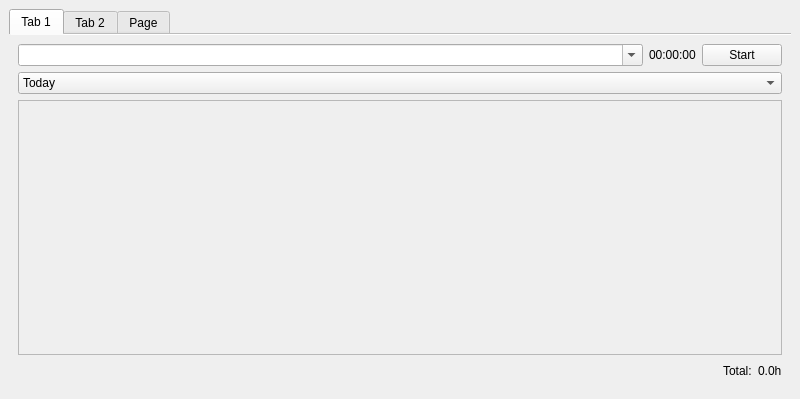
<?xml version="1.0" encoding="UTF-8"?>
<ui version="4.0">
 <class>MainWindow</class>
 <widget class="QMainWindow" name="MainWindow">
  <property name="geometry">
   <rect>
    <x>0</x>
    <y>0</y>
    <width>800</width>
    <height>399</height>
   </rect>
  </property>
  <property name="windowTitle">
   <string>Mark's Time Tracker</string>
  </property>
  <property name="windowIcon">
   <iconset resource="resources.qrc">
    <normaloff>:/cat.png</normaloff>:/cat.png</iconset>
  </property>
  <property name="iconSize">
   <size>
    <width>32</width>
    <height>32</height>
   </size>
  </property>
  <widget class="QWidget" name="centralwidget">
   <layout class="QVBoxLayout" name="verticalLayout">
    <item>
     <widget class="QTabWidget" name="tabWidget">
      <property name="enabled">
       <bool>true</bool>
      </property>
      <property name="tabShape">
       <enum>QTabWidget::Rounded</enum>
      </property>
      <property name="currentIndex">
       <number>0</number>
      </property>
      <property name="usesScrollButtons">
       <bool>true</bool>
      </property>
      <property name="documentMode">
       <bool>true</bool>
      </property>
      <property name="tabsClosable">
       <bool>false</bool>
      </property>
      <property name="movable">
       <bool>false</bool>
      </property>
      <property name="tabBarAutoHide" stdset="0">
       <bool>true</bool>
      </property>
      <widget class="QWidget" name="tab">
       <attribute name="title">
        <string>Tab 1</string>
       </attribute>
       <layout class="QVBoxLayout" name="verticalLayout_2">
        <item>
         <layout class="QHBoxLayout" name="horizontalLayout">
          <item>
           <widget class="QComboBox" name="tasksComboBox">
            <property name="sizePolicy">
             <sizepolicy hsizetype="Expanding" vsizetype="Fixed">
              <horstretch>0</horstretch>
              <verstretch>0</verstretch>
             </sizepolicy>
            </property>
            <property name="editable">
             <bool>true</bool>
            </property>
            <property name="currentText">
             <string comment="sdfs" extracomment="sdfsd"/>
            </property>
           </widget>
          </item>
          <item>
           <widget class="QLabel" name="timeLabel">
            <property name="text">
             <string>00:00:00</string>
            </property>
           </widget>
          </item>
          <item>
           <widget class="QPushButton" name="startButton">
            <property name="text">
             <string>Start</string>
            </property>
           </widget>
          </item>
         </layout>
        </item>
        <item>
         <widget class="QComboBox" name="eventsPeriodComboBox">
          <item>
           <property name="text">
            <string>Today</string>
           </property>
          </item>
          <item>
           <property name="text">
            <string>Yesterday</string>
           </property>
          </item>
          <item>
           <property name="text">
            <string>This week</string>
           </property>
          </item>
         </widget>
        </item>
        <item>
         <widget class="QScrollArea" name="scrollArea">
          <property name="widgetResizable">
           <bool>true</bool>
          </property>
          <widget class="QWidget" name="scrollAreaWidgetContents">
           <property name="geometry">
            <rect>
             <x>0</x>
             <y>0</y>
             <width>762</width>
             <height>233</height>
            </rect>
           </property>
           <layout class="QVBoxLayout" name="verticalLayout_5">
            <item>
             <layout class="QVBoxLayout" name="timeEntriesLayout"/>
            </item>
            <item>
             <spacer name="verticalSpacer">
              <property name="orientation">
               <enum>Qt::Vertical</enum>
              </property>
              <property name="sizeHint" stdset="0">
               <size>
                <width>20</width>
                <height>40</height>
               </size>
              </property>
             </spacer>
            </item>
           </layout>
          </widget>
         </widget>
        </item>
        <item>
         <layout class="QHBoxLayout" name="horizontalLayout_6">
          <item>
           <widget class="QPushButton" name="settingsPushButton">
            <property name="styleSheet">
             <string notr="true">padding: 0px</string>
            </property>
            <property name="text">
             <string/>
            </property>
            <property name="icon">
             <iconset theme="document-properties"/>
            </property>
            <property name="iconSize">
             <size>
              <width>22</width>
              <height>22</height>
             </size>
            </property>
            <property name="flat">
             <bool>true</bool>
            </property>
           </widget>
          </item>
          <item>
           <widget class="QPushButton" name="addEventPushButton">
            <property name="styleSheet">
             <string notr="true">padding: 0;</string>
            </property>
            <property name="text">
             <string/>
            </property>
            <property name="icon">
             <iconset theme="list-add">
              <normaloff/>
             </iconset>
            </property>
            <property name="iconSize">
             <size>
              <width>22</width>
              <height>22</height>
             </size>
            </property>
            <property name="flat">
             <bool>true</bool>
            </property>
           </widget>
          </item>
          <item>
           <widget class="QPushButton" name="redmineSyncPushButton">
            <property name="toolTip">
             <string>Sync with Redmine</string>
            </property>
            <property name="styleSheet">
             <string notr="true">padding: 0px;</string>
            </property>
            <property name="text">
             <string/>
            </property>
            <property name="icon">
             <iconset theme="view-refresh">
              <normaloff/>
             </iconset>
            </property>
            <property name="iconSize">
             <size>
              <width>22</width>
              <height>22</height>
             </size>
            </property>
            <property name="flat">
             <bool>true</bool>
            </property>
           </widget>
          </item>
          <item>
           <spacer name="horizontalSpacer">
            <property name="orientation">
             <enum>Qt::Horizontal</enum>
            </property>
            <property name="sizeHint" stdset="0">
             <size>
              <width>40</width>
              <height>20</height>
             </size>
            </property>
           </spacer>
          </item>
          <item>
           <widget class="QLabel" name="label_12">
            <property name="text">
             <string>Total:</string>
            </property>
           </widget>
          </item>
          <item>
           <widget class="QLabel" name="totalTimeLabel">
            <property name="text">
             <string>0.0h</string>
            </property>
           </widget>
          </item>
         </layout>
        </item>
       </layout>
      </widget>
      <widget class="QWidget" name="tab_2">
       <attribute name="title">
        <string>Tab 2</string>
       </attribute>
       <layout class="QVBoxLayout" name="verticalLayout_3">
        <item>
         <layout class="QFormLayout" name="formLayout">
          <property name="labelAlignment">
           <set>Qt::AlignLeading|Qt::AlignLeft|Qt::AlignVCenter</set>
          </property>
          <item row="0" column="0">
           <widget class="QLabel" name="label">
            <property name="text">
             <string>Task</string>
            </property>
           </widget>
          </item>
          <item row="0" column="1">
           <widget class="QComboBox" name="editTaskListComboBox">
            <property name="sizePolicy">
             <sizepolicy hsizetype="Expanding" vsizetype="Fixed">
              <horstretch>0</horstretch>
              <verstretch>0</verstretch>
             </sizepolicy>
            </property>
           </widget>
          </item>
          <item row="1" column="0">
           <widget class="QLabel" name="label_2">
            <property name="text">
             <string>Duration:</string>
            </property>
           </widget>
          </item>
          <item row="1" column="1">
           <layout class="QHBoxLayout" name="horizontalLayout_5">
            <item>
             <widget class="QDoubleSpinBox" name="editDurationSpinBox"/>
            </item>
            <item>
             <widget class="QLabel" name="label_6">
              <property name="text">
               <string>hours</string>
              </property>
             </widget>
            </item>
           </layout>
          </item>
          <item row="3" column="0">
           <widget class="QLabel" name="label_3">
            <property name="text">
             <string>Start-end time:</string>
            </property>
           </widget>
          </item>
          <item row="3" column="1">
           <layout class="QHBoxLayout" name="horizontalLayout_2">
            <item>
             <widget class="QDateTimeEdit" name="editStartDateTimeEdit">
              <property name="displayFormat">
               <string>d/M/yy HH:mm</string>
              </property>
              <property name="calendarPopup">
               <bool>true</bool>
              </property>
             </widget>
            </item>
            <item>
             <widget class="QLabel" name="label_4">
              <property name="text">
               <string>to</string>
              </property>
             </widget>
            </item>
            <item>
             <widget class="QDateTimeEdit" name="editEndDateTimeEdit">
              <property name="displayFormat">
               <string>d/M/yy HH:mm</string>
              </property>
             </widget>
            </item>
           </layout>
          </item>
          <item row="4" column="0">
           <widget class="QLabel" name="label_5">
            <property name="text">
             <string/>
            </property>
           </widget>
          </item>
         </layout>
        </item>
        <item>
         <widget class="QDialogButtonBox" name="editButtonBox">
          <property name="standardButtons">
           <set>QDialogButtonBox::Cancel|QDialogButtonBox::Ok</set>
          </property>
         </widget>
        </item>
       </layout>
      </widget>
      <widget class="QWidget" name="tab_3">
       <attribute name="title">
        <string>Page</string>
       </attribute>
       <layout class="QVBoxLayout" name="verticalLayout_4">
        <item>
         <widget class="QLabel" name="label_7">
          <property name="text">
           <string>&lt;html&gt;&lt;head/&gt;&lt;body&gt;&lt;p&gt;&lt;span style=&quot; font-size:16pt;&quot;&gt;Settings&lt;/span&gt;&lt;/p&gt;&lt;/body&gt;&lt;/html&gt;</string>
          </property>
         </widget>
        </item>
        <item>
         <layout class="QFormLayout" name="formLayout_2">
          <property name="labelAlignment">
           <set>Qt::AlignLeading|Qt::AlignLeft|Qt::AlignVCenter</set>
          </property>
          <property name="formAlignment">
           <set>Qt::AlignLeading|Qt::AlignLeft|Qt::AlignVCenter</set>
          </property>
          <item row="2" column="0">
           <widget class="QCheckBox" name="detectIdleTimecheckBox">
            <property name="text">
             <string>Detect idle time</string>
            </property>
            <property name="checked">
             <bool>true</bool>
            </property>
           </widget>
          </item>
          <item row="2" column="1">
           <layout class="QHBoxLayout" name="horizontalLayout_3">
            <item>
             <widget class="QSpinBox" name="detectIdleTimeSpinBox">
              <property name="maximum">
               <number>999999</number>
              </property>
              <property name="value">
               <number>5</number>
              </property>
             </widget>
            </item>
            <item>
             <widget class="QLabel" name="label_10">
              <property name="text">
               <string>minutes</string>
              </property>
             </widget>
            </item>
           </layout>
          </item>
          <item row="3" column="0">
           <widget class="QCheckBox" name="remindCheckBox">
            <property name="text">
             <string>Remind to track time</string>
            </property>
            <property name="checked">
             <bool>true</bool>
            </property>
           </widget>
          </item>
          <item row="3" column="1">
           <layout class="QHBoxLayout" name="horizontalLayout_4">
            <item>
             <widget class="QSpinBox" name="remindSpinBox">
              <property name="maximum">
               <number>999999</number>
              </property>
              <property name="value">
               <number>5</number>
              </property>
             </widget>
            </item>
            <item>
             <widget class="QLabel" name="label_10">
              <property name="text">
               <string>minutes</string>
              </property>
             </widget>
            </item>
           </layout>
          </item>
          <item row="5" column="0">
           <widget class="QCheckBox" name="syncRedmineCheckBox">
            <property name="text">
             <string>Sync with Redmine</string>
            </property>
           </widget>
          </item>
          <item row="5" column="1">
           <layout class="QHBoxLayout" name="horizontalLayout_3">
            <item>
             <widget class="QSpinBox" name="redmineSyncTimeSpinBox">
              <property name="maximum">
               <number>999999</number>
              </property>
              <property name="value">
               <number>30</number>
              </property>
             </widget>
            </item>
            <item>
             <widget class="QLabel" name="label_10">
              <property name="text">
               <string>minutes</string>
              </property>
             </widget>
            </item>
           </layout>
          </item>
          <item row="7" column="0">
           <widget class="QLabel" name="label_8">
            <property name="text">
             <string>Redmine API key</string>
            </property>
           </widget>
          </item>
          <item row="7" column="1">
           <widget class="QLineEdit" name="redmineApikeyLineEdit"/>
          </item>
          <item row="8" column="0">
           <widget class="QLabel" name="label_9">
            <property name="text">
             <string>Redmine URL</string>
            </property>
           </widget>
          </item>
          <item row="8" column="1">
           <widget class="QLineEdit" name="redmineUrlLineEdit"/>
          </item>
          <item row="9" column="0">
           <widget class="QLabel" name="label_11">
            <property name="text">
             <string>Redmine User ID</string>
            </property>
           </widget>
          </item>
          <item row="9" column="1">
           <widget class="QLineEdit" name="redmineUserLineEdit"/>
          </item>
          <item row="4" column="0">
           <widget class="QCheckBox" name="stopLockScreencheckBox">
            <property name="text">
             <string>Stop tracking upon locking screen</string>
            </property>
            <property name="checkable">
             <bool>true</bool>
            </property>
            <property name="checked">
             <bool>true</bool>
            </property>
           </widget>
          </item>
         </layout>
        </item>
        <item>
         <spacer name="verticalSpacer_2">
          <property name="orientation">
           <enum>Qt::Vertical</enum>
          </property>
          <property name="sizeHint" stdset="0">
           <size>
            <width>20</width>
            <height>40</height>
           </size>
          </property>
         </spacer>
        </item>
        <item>
         <widget class="QDialogButtonBox" name="settingsButtonBox">
          <property name="standardButtons">
           <set>QDialogButtonBox::Cancel|QDialogButtonBox::Ok</set>
          </property>
         </widget>
        </item>
       </layout>
      </widget>
     </widget>
    </item>
   </layout>
  </widget>
 </widget>
 <resources>
  <include location="resources.qrc"/>
 </resources>
 <connections/>
</ui>
